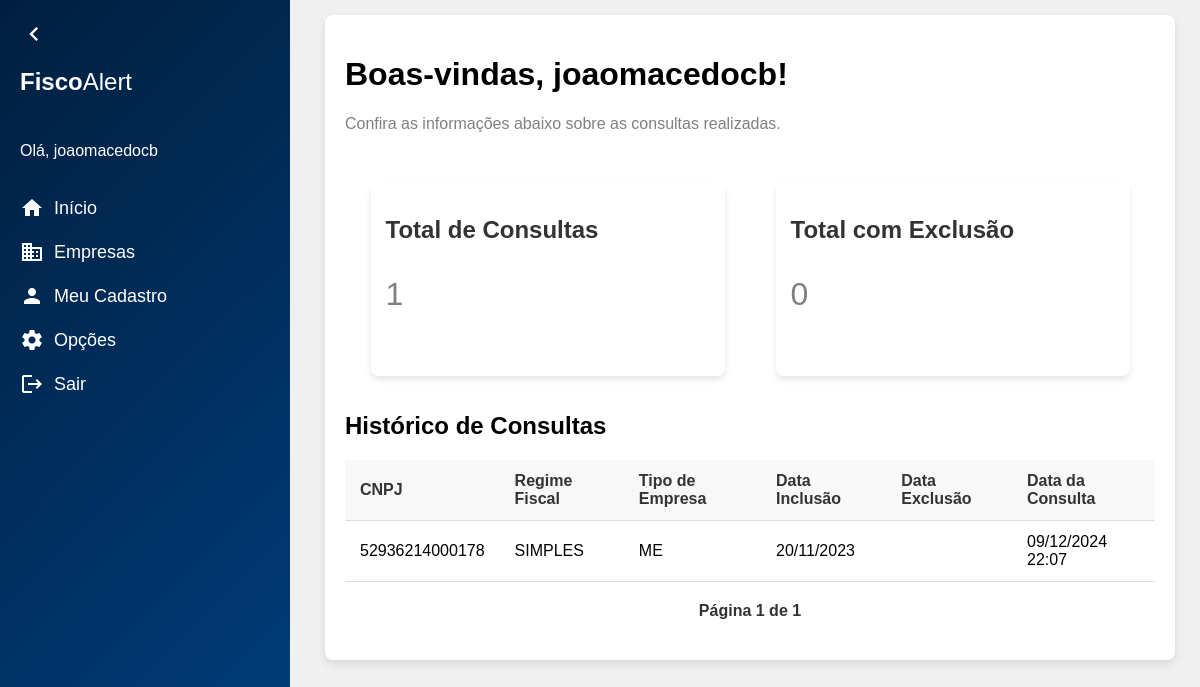
The app's page / (signed in), older data.
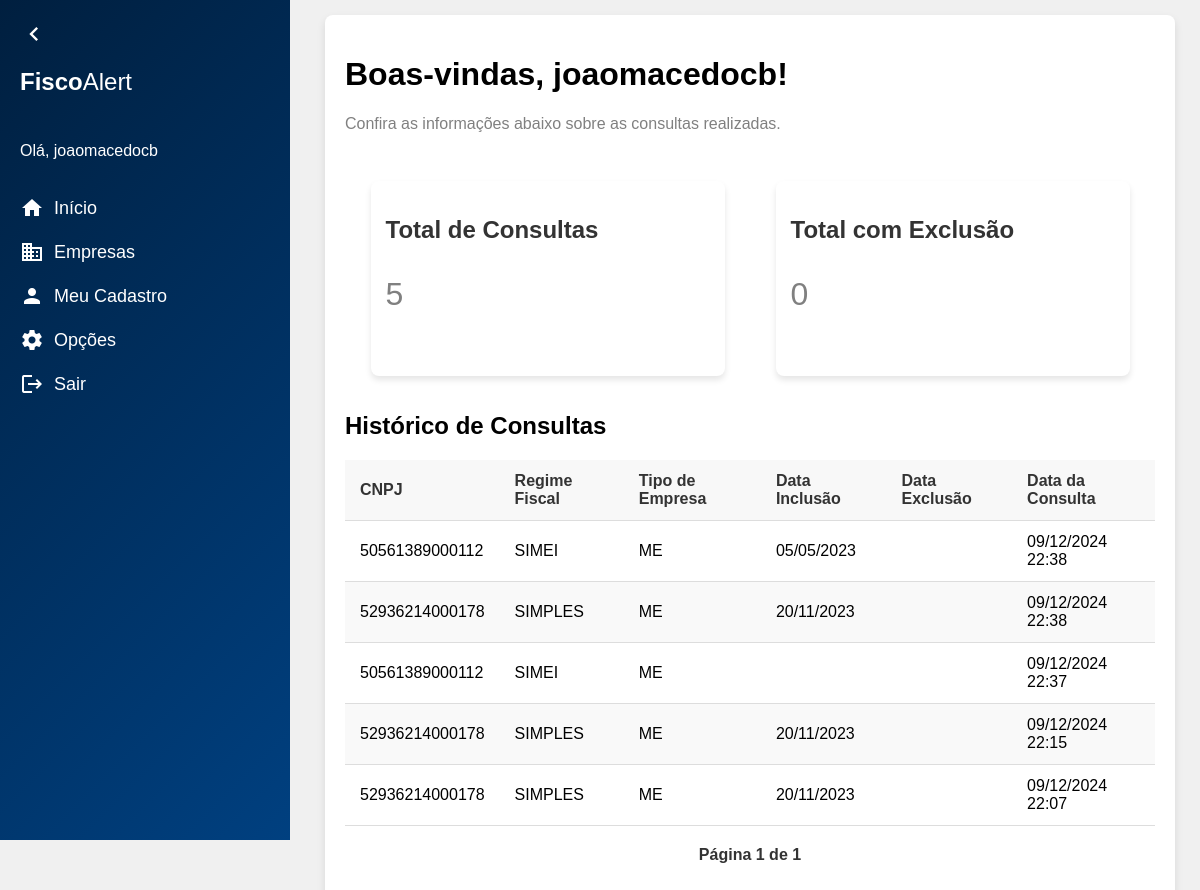
The same page, newer data.
### contas/models.py (models this page shows)
class CustomUser(AbstractUser):
        escritorio = models.ForeignKey(
        Escritorio,
        on_delete=models.CASCADE,
        null=True,
        blank=True,
        related_name='usuarios'
    )

### clientes/models.py (models this page shows, shortened)
class ConsultaHistorico(models.Model):
    cnpj = models.CharField(max_length=14, verbose_name="CNPJ", db_index=True)
    regime_fiscal = models.CharField(max_length=100, verbose_name="Regime Fiscal", blank=True, null=True)
    tipo_empresa = models.CharField(max_length=100, verbose_name="Tipo Empresa", blank= True, null= True)
    data_inclusao = models.DateField(blank= True, null= True)
    data_exclusao = models.DateField(blank= True, null= True)
    data_consulta = models.DateTimeField(auto_now_add=True, verbose_name="Data da Consulta")
    escritorio = models.CharField(max_length=100, verbose_name="Escritorio", blank= True, null = True)
    class Meta:
        verbose_name = "Histórico de Consulta"
        verbose_name_plural = "Históricos de Consulta"
        ordering = ['-data_consulta']

### inicio/views.py (the view)
# urls.py: path('', inicio_view, name='inicio'),
@login_required
def inicio_view(request):
    total_consultas = ConsultaHistorico.objects.count()
    total_exclusoes = ConsultaHistorico.objects.filter(data_exclusao__isnull=False).count()
    consultas_list = ConsultaHistorico.objects.all().order_by('-data_consulta')
    paginator = Paginator(consultas_list, 10)
    page_number = request.GET.get('page')
    consultas = paginator.get_page(page_number)
    context = {
        'total_consultas': total_consultas,
        'total_exclusoes': total_exclusoes,
        'consultas': consultas,
    }
    return render(request, 'inicio.html', context)

### inicio/templates/inicio.html (shortened to what this page needs)
{% extends "base.html" %}
{% block content %}
<div class="content">
    <div class="container">
        <header>
            <h1>Boas-vindas, {{ user.username }}!</h1>
            <p>Confira as informações abaixo sobre as consultas realizadas.</p>
        </header>
        <div class="cards">
            <div class="card">
                <h2>Total de Consultas</h2>
                <p>{{ total_consultas }}</p>
            </div>
            <div class="card">
                <h2>Total com Exclusão</h2>
                <p>{{ total_exclusoes }}</p>
            </div>
        </div>
        <div class="historico">
            <h2>Histórico de Consultas</h2>
            <table>
                <thead>
                    <tr>
                        <th>CNPJ</th>
                        <th>Regime Fiscal</th>
                        <th>Tipo de Empresa</th>
                        <th>Data Inclusão</th>
                        <th>Data Exclusão</th>
                        <th>Data da Consulta</th>
                    </tr>
                </thead>
                <tbody>
                    {% for consulta in consultas %}
                    <tr>
                        <td>{{ consulta.cnpj }}</td>
                        <td>{{ consulta.regime_fiscal }}</td>
                        <td>{{ consulta.tipo_empresa }}</td>
                        <td>{{ consulta.data_inclusao|date:"d/m/Y" }}</td>
                        <td>{{ consulta.data_exclusao|date:"d/m/Y" }}</td>
                        <td>{{ consulta.data_consulta|date:"d/m/Y H:i" }}</td>
                    </tr>
                    {% empty %}
                    <tr>
                        <td colspan="6">Nenhuma consulta encontrada.</td>
                    </tr>
                    {% endfor %}
                </tbody>
            </table>
            <div class="pagination">
                <span class="step-links">
                    <span>Página {{ consultas.number }} de {{ consultas.paginator.num_pages }}</span>
                </span>
            </div>
        </div>
    </div>
    {% endblock %}

### app/templates/base.html (shortened to what this page needs)
<!DOCTYPE html>
<html lang="pt-BR">
<head>
</head>
<body>
    <nav class="sidebar collapsed" id="sidebar">
        <span class="material-icons toggle-btn" onclick="toggleSidebar()">chevron_left</span>
        <span class="logo"><strong>Fisco</strong>Alert</span>
        <div class="menu">
            {% if user.is_authenticated %}
            <p>Olá, {{ user.username }}</p>
            {% endif %}
            <a href="{% url 'inicio' %}">
                <span class="material-icons">home</span>
                <span class="text">Início</span>
            </a>
            <a href="{% url 'clientes' %}">
                <span class="material-icons">business</span>
                <span class="text">Empresas</span>
            </a>
            <a href="{% url 'escritorio_detalhes' id=1 %}">
                <span class="material-icons">person</span>
                <span class="text">Meu Cadastro</span>
            </a>
            <a href="#">
                <span class="material-icons">settings</span>
                <span class="text">Opções</span>
            </a>
            <a href="{% url 'logout' %}">
                <span class="material-icons">logout</span>
                <span class="text">Sair</span>
            </a>
        </div>
    </nav>
    {% block content %}
    {% endblock %}
</body>
</html>

### app/templates/base.html (style rules this page uses)
body { font-family: Arial, sans-serif; margin: 0; padding: 0; background-color: #f0f0f0; display: flex; }
.sidebar { width: 250px; background: linear-gradient(135deg, #001f3f, #004080); color: white; display: flex; align-items: flex-start; flex-direction: column; padding: 20px; height: 100vh; position: fixed; left: 0; top: 0; transition: width 0.2s; overflow: hidden; }
.sidebar .logo { font-size: 24px; margin-bottom: 30px; white-space: nowrap; overflow: hidden; transition: opacity 0.2s; }
.sidebar .menu { display: flex; flex-direction: column; gap: 20px; }
.sidebar .menu a { color: white; text-decoration: none; display: flex; align-items: center; gap: 10px; font-size: 18px; white-space: nowrap; overflow: hidden; transition: opacity 0.2s; }
.toggle-btn { font-size: 28px; cursor: pointer; color: white; margin-bottom: 20px; align-self: flex-start; transition: transform 0.2s; }
.content { display: flex; justify-content: center; margin-left: 270px; padding-left: 30px; padding-top: 15px; width: calc(100% - 270px); }
.container { width: 90%; background-color: white; padding: 20px; box-shadow: 0 4px 8px rgba(0, 0, 0, 0.1); border-radius: 8px; margin-bottom: 4rem; }
.container p { margin-bottom: 32px; color: grey; }
table { width: 100%; border-collapse: collapse; margin-bottom: 20px; }
table th, table td { padding: 12px 15px; text-align: left; border-bottom: 1px solid #ddd; }
table th { background-color: #f8f8f8; font-weight: bold; color: #333; }
table tbody tr:nth-child(even) { background-color: #f9f9f9; }
.cards { display: flex; justify-content: space-between; flex-wrap: wrap; }
.card { background: white; border-radius: 8px; box-shadow: 0 4px 6px rgba(0, 0, 0, 0.1); margin: 1rem auto; padding: 15px; width: 40%; text-align: left; transition: opacity 0.2s; }
.card h2 { color: #333; }
.card p { font-size: 2rem; margin-bottom: 3rem; }
.pagination { margin: 20px 0; text-align: center; }
.pagination .step-links span { margin: 0 5px; padding: 8px 16px; font-weight: bold; color: #333; }

Row changes from the older to the newer data that the page shows:
added ConsultaHistorico: cnpj "50561389000112", regime_fiscal "SIMEI", tipo_empresa "ME", data_inclusao "05/05/2023", data_consulta "09/12/2024 22:38"
added ConsultaHistorico: cnpj "52936214000178", regime_fiscal "SIMPLES", tipo_empresa "ME", data_inclusao "20/11/2023", data_consulta "09/12/2024 22:38"
added ConsultaHistorico: cnpj "50561389000112", regime_fiscal "SIMEI", tipo_empresa "ME", data_consulta "09/12/2024 22:37"
added ConsultaHistorico: cnpj "52936214000178", regime_fiscal "SIMPLES", tipo_empresa "ME", data_inclusao "20/11/2023", data_consulta "09/12/2024 22:15"
Text that changed along with them:
{{ total_consultas }}: "1" → "5"
